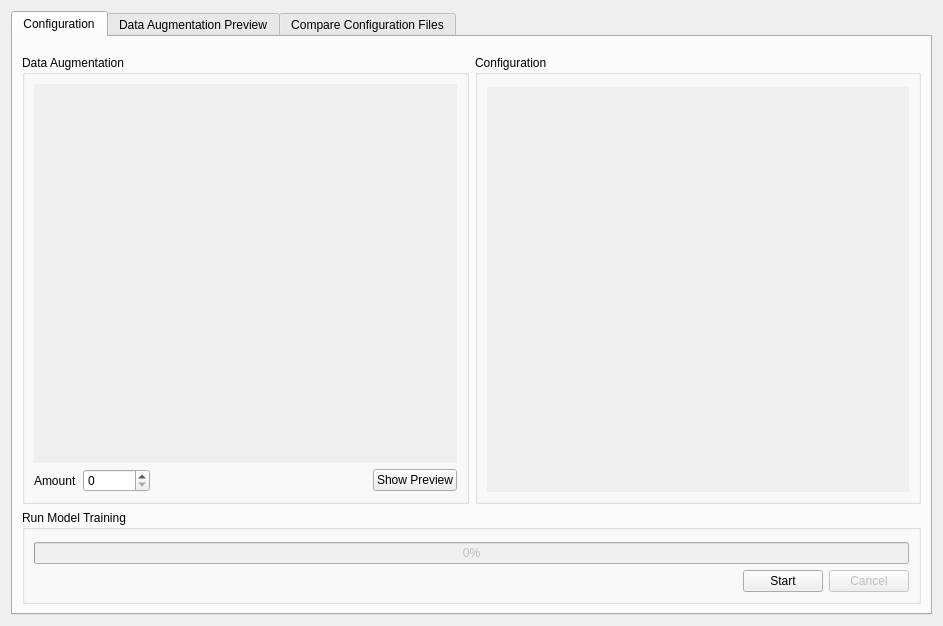
<?xml version="1.0" encoding="UTF-8"?>
<ui version="4.0">
 <class>AITrainingWidget</class>
 <widget class="QWidget" name="AITrainingWidget">
  <property name="geometry">
   <rect>
    <x>0</x>
    <y>0</y>
    <width>943</width>
    <height>626</height>
   </rect>
  </property>
  <property name="windowTitle">
   <string>Form</string>
  </property>
  <layout class="QVBoxLayout" name="verticalLayout_4">
   <item>
    <widget class="QTabWidget" name="tab_aitraining">
     <property name="currentIndex">
      <number>0</number>
     </property>
     <widget class="QWidget" name="tab_configuration">
      <attribute name="title">
       <string>Configuration</string>
      </attribute>
      <layout class="QGridLayout" name="gridLayout">
       <item row="0" column="0">
        <widget class="QWidget" name="configurationWidget" native="true">
         <layout class="QHBoxLayout" name="horizontalLayout_3">
          <property name="leftMargin">
           <number>0</number>
          </property>
          <property name="rightMargin">
           <number>0</number>
          </property>
          <property name="bottomMargin">
           <number>0</number>
          </property>
          <item>
           <widget class="QGroupBox" name="groupDataAugmentation">
            <property name="sizePolicy">
             <sizepolicy hsizetype="Expanding" vsizetype="Expanding">
              <horstretch>0</horstretch>
              <verstretch>0</verstretch>
             </sizepolicy>
            </property>
            <property name="title">
             <string>Data Augmentation</string>
            </property>
            <property name="alignment">
             <set>Qt::AlignLeading|Qt::AlignLeft|Qt::AlignTop</set>
            </property>
            <layout class="QVBoxLayout" name="verticalLayout_7">
             <item>
              <widget class="QScrollArea" name="scrollArea_augmentation">
               <property name="autoFillBackground">
                <bool>false</bool>
               </property>
               <property name="frameShape">
                <enum>QFrame::NoFrame</enum>
               </property>
               <property name="frameShadow">
                <enum>QFrame::Plain</enum>
               </property>
               <property name="lineWidth">
                <number>0</number>
               </property>
               <property name="widgetResizable">
                <bool>false</bool>
               </property>
               <widget class="QWidget" name="scrollAreaWidgetContents_3">
                <property name="geometry">
                 <rect>
                  <x>0</x>
                  <y>0</y>
                  <width>0</width>
                  <height>0</height>
                 </rect>
                </property>
               </widget>
              </widget>
             </item>
             <item>
              <layout class="QHBoxLayout" name="horizontalLayout_18">
               <item>
                <layout class="QGridLayout" name="gridLayout_6">
                 <item row="0" column="0">
                  <widget class="QLabel" name="label_amount">
                   <property name="text">
                    <string>Amount</string>
                   </property>
                  </widget>
                 </item>
                 <item row="0" column="2">
                  <widget class="QSpinBox" name="spinBox_amount">
                   <property name="text" stdset="0">
                    <string>0</string>
                   </property>
                   <property name="maximum">
                    <number>1000000000</number>
                   </property>
                  </widget>
                 </item>
                </layout>
               </item>
               <item>
                <spacer name="horizontalSpacer_13">
                 <property name="orientation">
                  <enum>Qt::Horizontal</enum>
                 </property>
                 <property name="sizeHint" stdset="0">
                  <size>
                   <width>40</width>
                   <height>20</height>
                  </size>
                 </property>
                </spacer>
               </item>
               <item>
                <widget class="QPushButton" name="previewButton">
                 <property name="sizePolicy">
                  <sizepolicy hsizetype="Minimum" vsizetype="Fixed">
                   <horstretch>0</horstretch>
                   <verstretch>0</verstretch>
                  </sizepolicy>
                 </property>
                 <property name="text">
                  <string>Show Preview</string>
                 </property>
                 <property name="icon">
                  <iconset resource="../../Resources/UI_Icons.qrc">
                   <normaloff>:/UISymbols/UI_Eye_Icon.svg</normaloff>:/UISymbols/UI_Eye_Icon.svg</iconset>
                 </property>
                 <property name="iconSize">
                  <size>
                   <width>18</width>
                   <height>15</height>
                  </size>
                 </property>
                </widget>
               </item>
              </layout>
             </item>
            </layout>
           </widget>
          </item>
          <item>
           <widget class="QGroupBox" name="groupConfiguration">
            <property name="sizePolicy">
             <sizepolicy hsizetype="Expanding" vsizetype="Expanding">
              <horstretch>0</horstretch>
              <verstretch>0</verstretch>
             </sizepolicy>
            </property>
            <property name="title">
             <string>Configuration</string>
            </property>
            <layout class="QVBoxLayout" name="verticalLayout_2">
             <property name="topMargin">
              <number>12</number>
             </property>
             <item>
              <widget class="QScrollArea" name="scrollArea_configuration">
               <property name="autoFillBackground">
                <bool>false</bool>
               </property>
               <property name="frameShape">
                <enum>QFrame::NoFrame</enum>
               </property>
               <property name="frameShadow">
                <enum>QFrame::Plain</enum>
               </property>
               <property name="lineWidth">
                <number>0</number>
               </property>
               <property name="widgetResizable">
                <bool>false</bool>
               </property>
               <widget class="QWidget" name="scrollAreaWidgetContents_4">
                <property name="geometry">
                 <rect>
                  <x>0</x>
                  <y>0</y>
                  <width>0</width>
                  <height>0</height>
                 </rect>
                </property>
               </widget>
              </widget>
             </item>
            </layout>
           </widget>
          </item>
         </layout>
        </widget>
       </item>
       <item row="1" column="0">
        <widget class="QGroupBox" name="groupRunTraining">
         <property name="sizePolicy">
          <sizepolicy hsizetype="Preferred" vsizetype="Maximum">
           <horstretch>0</horstretch>
           <verstretch>0</verstretch>
          </sizepolicy>
         </property>
         <property name="title">
          <string>Run Model Training</string>
         </property>
         <layout class="QGridLayout" name="gridLayout_7">
          <property name="topMargin">
           <number>12</number>
          </property>
          <item row="1" column="0">
           <layout class="QVBoxLayout" name="verticalLayout">
            <item>
             <widget class="QProgressBar" name="progressBar">
              <property name="enabled">
               <bool>false</bool>
              </property>
              <property name="value">
               <number>0</number>
              </property>
             </widget>
            </item>
            <item>
             <layout class="QHBoxLayout" name="horizontalLayout">
              <item>
               <spacer name="horizontalSpacer_12">
                <property name="orientation">
                 <enum>Qt::Horizontal</enum>
                </property>
                <property name="sizeHint" stdset="0">
                 <size>
                  <width>40</width>
                  <height>20</height>
                 </size>
                </property>
               </spacer>
              </item>
              <item>
               <widget class="QPushButton" name="startButton">
                <property name="layoutDirection">
                 <enum>Qt::RightToLeft</enum>
                </property>
                <property name="text">
                 <string>Start</string>
                </property>
                <property name="icon">
                 <iconset resource="../../Resources/UI_Icons.qrc">
                  <normaloff>:/UISymbols/UI_Triangle_Right.svg</normaloff>:/UISymbols/UI_Triangle_Right.svg</iconset>
                </property>
               </widget>
              </item>
              <item>
               <widget class="QPushButton" name="cancelButton">
                <property name="enabled">
                 <bool>false</bool>
                </property>
                <property name="text">
                 <string>Cancel</string>
                </property>
                <property name="icon">
                 <iconset resource="../../Resources/UI_Icons.qrc">
                  <normaloff>:/UISymbols/UI_Cancel_Icon.svg</normaloff>:/UISymbols/UI_Cancel_Icon.svg</iconset>
                </property>
               </widget>
              </item>
             </layout>
            </item>
           </layout>
          </item>
         </layout>
        </widget>
       </item>
      </layout>
     </widget>
     <widget class="ImageGallery" name="tab_preview">
      <attribute name="title">
       <string>Data Augmentation Preview</string>
      </attribute>
     </widget>
     <widget class="PythonConfigDiffWidget" name="tab_diff">
      <attribute name="title">
       <string>Compare Configuration Files</string>
      </attribute>
     </widget>
    </widget>
   </item>
  </layout>
 </widget>
 <customwidgets>
  <customwidget>
   <class>ImageGallery</class>
   <extends>QWidget</extends>
   <header location="global">imagegallery.h</header>
   <container>1</container>
  </customwidget>
  <customwidget>
   <class>PythonConfigDiffWidget</class>
   <extends>QWidget</extends>
   <header location="global">pythonconfigdiffwidget.h</header>
   <container>1</container>
  </customwidget>
 </customwidgets>
 <resources>
  <include location="../../Resources/UI_Icons.qrc"/>
 </resources>
 <connections/>
</ui>
